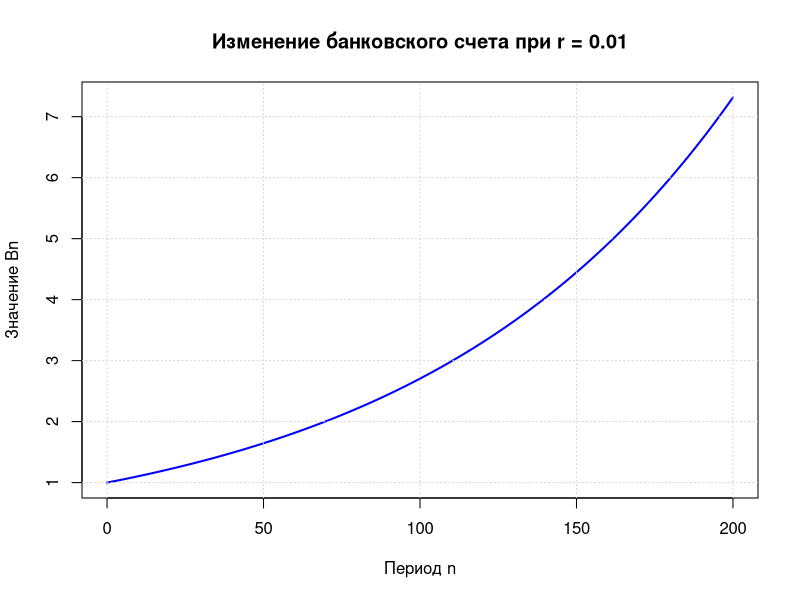
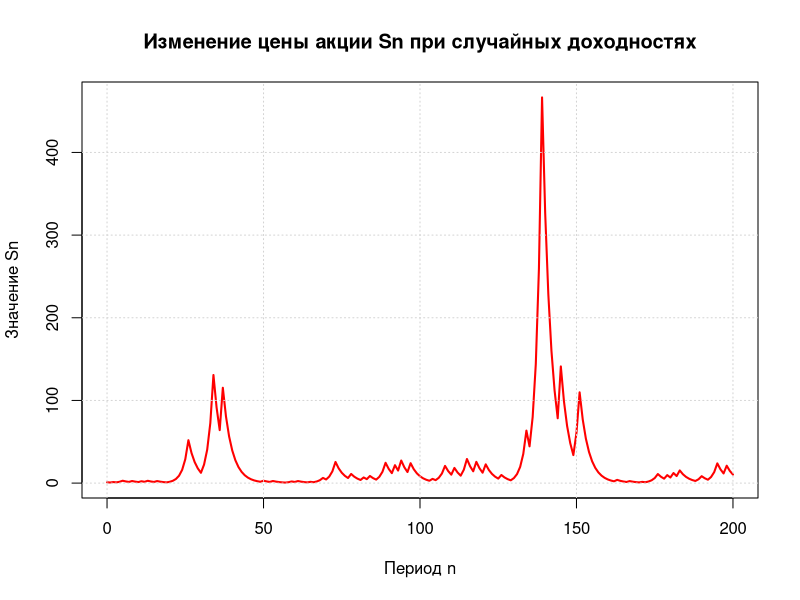

Reproduce these figures in R, in order.
set.seed(123)  # Фиксируем случайные значения для повторяемости эксперимента

# Задание 1 ----

# Задаем параметры
r <- 0.01  # Процентная ставка
N <- 200   # Количество периодов
B0 <- 1    # Начальная сумма на счете

# Создаем вектор для хранения последовательности Bn
B <- numeric(N + 1)  # Вектор длины N+1
B[1] <- B0           # Первое значение - начальная сумма

# Рассчитываем последовательность для каждого периода
for (n in 2:(N + 1)) {
  B[n] <- (1 + r) * B[n - 1]  
}

# Строим график изменения Bn
plot(0:N, B, type = "l", col = "blue", lwd = 2,
     xlab = "Период n", ylab = "Значение Bn",
     main = "Изменение банковского счета при r = 0.01")
grid()  # Добавляем сетку

# Задание 2 ----

# Параметры для акций
a <- -0.3  # Доходность, если не повезло
b <- 0.8   # Доходность, если повезло
p <- 0.4   # Вероятность удачного исхода
S0 <- 1    # Начальная цена акции

# Создаем вектор для последовательности Sn
S <- numeric(N + 1)  # Вектор для хранения значений Sn
S[1] <- S0           # Начальная цена

# Генерируем последовательность случайных доходностей
rho <- numeric(N)  # Вектор для доходностей

for (n in 1:N) {
  # Генерируем случайную доходность
  if (rbinom(1, 1, p) == 1) {
    rho[n] <- b  # Если удача, то b
  } else {
    rho[n] <- a  # Если неудача, то a
  }
}

# Рассчитываем последовательность Sn
for (n in 2:(N + 1)) {
  S[n] <- (1 + rho[n - 1]) * S[n - 1]
}

# Строим график изменения Sn
plot(0:N, S, type = "l", col = "red", lwd = 2,
     xlab = "Период n", ylab = "Значение Sn",
     main = "Изменение цены акции Sn при случайных доходностях")
grid()  # Добавляем сетку

# Задание 3 ----

# Параметры для расчета цены опциона
S0 <- 100  # Начальная цена акции
N <- 10    # Время до исполнения опциона
a <- -0.3  # Плохая доходность
b <- 0.8   # Хорошая доходность
r <- 0.2   # Процентная ставка
K <- 100   # Цена исполнения (strike price)

# Считаем вероятности для формулы
p_star <- (1 + b) / (1 + r)  # p*
p_tilde <- (r - a) / (b - a) # p с тильдой

# Рассчитываем K0
K0 <- 1 + floor(log(K / (S0 * (1 + a)^N)) / log((1 + b) / (1 + a)))

# Функция для биномиального коэффициента
binom_coeff <- function(n, k) {
  factorial(n) / (factorial(k) * factorial(n - k))
}

# Функция для расчета суммы B(j, N; p)
B_func <- function(j, N, p) {
  sum <- 0
  for (k in j:N) {
    sum <- sum + binom_coeff(N, k) * p^k * (1 - p)^(N - k)
  }
  return(sum)
}

# Считаем справедливую цену опциона
if (K0 <= N) {
  call_price <- S0 * B_func(K0, N, p_star) - K * (1 + r)^(-N) * B_func(K0, N, p_tilde)
} else {
  call_price <- 0  # Если K0 больше N, то цена 0
}

# Выводим результат
call_price
